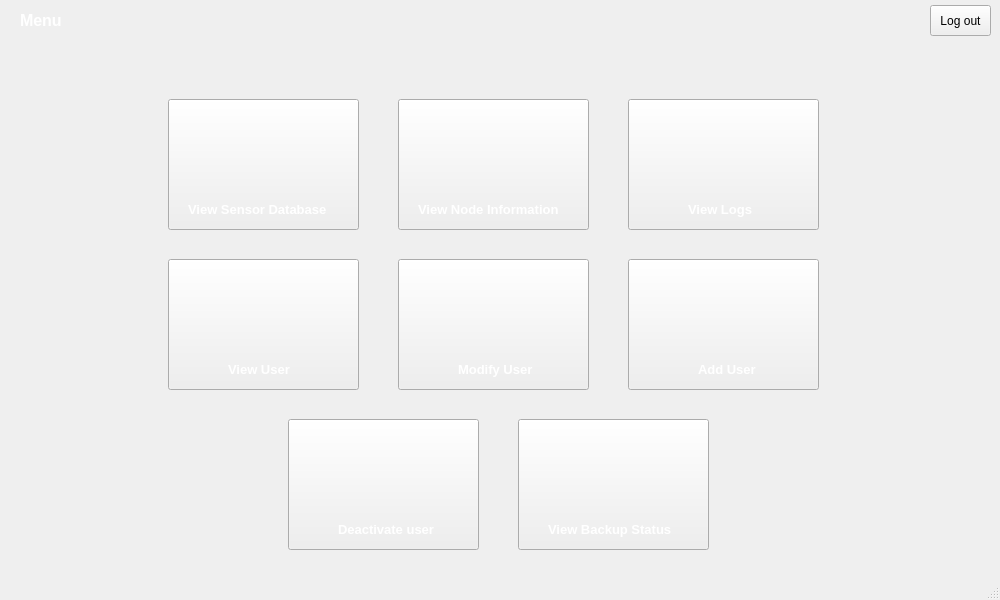
<?xml version="1.0" encoding="UTF-8"?>
<ui version="4.0">
 <class>menuwindow</class>
 <widget class="QMainWindow" name="menuwindow">
  <property name="geometry">
   <rect>
    <x>0</x>
    <y>0</y>
    <width>1000</width>
    <height>600</height>
   </rect>
  </property>
  <property name="windowTitle">
   <string>MainWindow</string>
  </property>
  <widget class="QWidget" name="centralwidget">
   <widget class="QWidget" name="menuwidget" native="true">
    <property name="geometry">
     <rect>
      <x>0</x>
      <y>0</y>
      <width>1000</width>
      <height>40</height>
     </rect>
    </property>
    <widget class="QLabel" name="label_2">
     <property name="geometry">
      <rect>
       <x>20</x>
       <y>10</y>
       <width>101</width>
       <height>20</height>
      </rect>
     </property>
     <property name="font">
      <font>
       <pointsize>12</pointsize>
       <bold>true</bold>
      </font>
     </property>
     <property name="styleSheet">
      <string notr="true">color: white;</string>
     </property>
     <property name="text">
      <string>Menu</string>
     </property>
    </widget>
    <widget class="QPushButton" name="pushButton_2">
     <property name="geometry">
      <rect>
       <x>930</x>
       <y>5</y>
       <width>61</width>
       <height>31</height>
      </rect>
     </property>
     <property name="text">
      <string>Log out</string>
     </property>
    </widget>
   </widget>
   <widget class="QWidget" name="mainwidget" native="true">
    <property name="geometry">
     <rect>
      <x>-2</x>
      <y>39</y>
      <width>1011</width>
      <height>560</height>
     </rect>
    </property>
    <widget class="QPushButton" name="pushButton">
     <property name="geometry">
      <rect>
       <x>170</x>
       <y>60</y>
       <width>191</width>
       <height>131</height>
      </rect>
     </property>
     <property name="styleSheet">
      <string notr="true">background-color: #32383D;
                                  color: white;
                                  }
                                  QPushButton:pressed {
                                  background-color: rgba(255, 255, 255, 0.2);</string>
     </property>
     <property name="text">
      <string/>
     </property>
    </widget>
    <widget class="QLabel" name="label">
     <property name="geometry">
      <rect>
       <x>190</x>
       <y>160</y>
       <width>151</width>
       <height>20</height>
      </rect>
     </property>
     <property name="font">
      <font>
       <pointsize>10</pointsize>
       <bold>true</bold>
      </font>
     </property>
     <property name="styleSheet">
      <string notr="true">color: white;</string>
     </property>
     <property name="text">
      <string>View Sensor Database</string>
     </property>
    </widget>
    <widget class="QLabel" name="label_6">
     <property name="geometry">
      <rect>
       <x>340</x>
       <y>480</y>
       <width>101</width>
       <height>20</height>
      </rect>
     </property>
     <property name="font">
      <font>
       <pointsize>10</pointsize>
       <bold>true</bold>
      </font>
     </property>
     <property name="styleSheet">
      <string notr="true">color: white;</string>
     </property>
     <property name="text">
      <string>Deactivate user</string>
     </property>
    </widget>
    <widget class="QLabel" name="label_7">
     <property name="geometry">
      <rect>
       <x>460</x>
       <y>320</y>
       <width>91</width>
       <height>20</height>
      </rect>
     </property>
     <property name="font">
      <font>
       <pointsize>10</pointsize>
       <bold>true</bold>
      </font>
     </property>
     <property name="styleSheet">
      <string notr="true">color: white;</string>
     </property>
     <property name="text">
      <string>Modify User</string>
     </property>
    </widget>
    <widget class="QLabel" name="label_8">
     <property name="geometry">
      <rect>
       <x>700</x>
       <y>320</y>
       <width>71</width>
       <height>20</height>
      </rect>
     </property>
     <property name="font">
      <font>
       <pointsize>10</pointsize>
       <bold>true</bold>
      </font>
     </property>
     <property name="styleSheet">
      <string notr="true">color: white;</string>
     </property>
     <property name="text">
      <string>Add User</string>
     </property>
    </widget>
    <widget class="QLabel" name="label_9">
     <property name="geometry">
      <rect>
       <x>230</x>
       <y>320</y>
       <width>91</width>
       <height>20</height>
      </rect>
     </property>
     <property name="font">
      <font>
       <pointsize>10</pointsize>
       <bold>true</bold>
      </font>
     </property>
     <property name="styleSheet">
      <string notr="true">color: white;</string>
     </property>
     <property name="text">
      <string>View User</string>
     </property>
    </widget>
    <widget class="QPushButton" name="pushButton7">
     <property name="geometry">
      <rect>
       <x>290</x>
       <y>380</y>
       <width>191</width>
       <height>131</height>
      </rect>
     </property>
     <property name="styleSheet">
      <string notr="true">background-color: #32383D;
                                  color: white;
                                  }
                                  QPushButton:pressed {
                                  background-color: rgba(255, 255, 255, 0.2);</string>
     </property>
     <property name="text">
      <string/>
     </property>
    </widget>
    <widget class="QPushButton" name="pushButton4">
     <property name="geometry">
      <rect>
       <x>170</x>
       <y>220</y>
       <width>191</width>
       <height>131</height>
      </rect>
     </property>
     <property name="styleSheet">
      <string notr="true">background-color: #32383D;
                                  color: white;
                                  }
                                  QPushButton:pressed {
                                  background-color: rgba(255, 255, 255, 0.2);</string>
     </property>
     <property name="text">
      <string/>
     </property>
    </widget>
    <widget class="QPushButton" name="pushButton5">
     <property name="geometry">
      <rect>
       <x>400</x>
       <y>220</y>
       <width>191</width>
       <height>131</height>
      </rect>
     </property>
     <property name="styleSheet">
      <string notr="true">background-color: #32383D;
                                  color: white;
                                  }
                                  QPushButton:pressed {
                                  background-color: rgba(255, 255, 255, 0.2);</string>
     </property>
     <property name="text">
      <string/>
     </property>
    </widget>
    <widget class="QPushButton" name="pushButton6">
     <property name="geometry">
      <rect>
       <x>630</x>
       <y>220</y>
       <width>191</width>
       <height>131</height>
      </rect>
     </property>
     <property name="styleSheet">
      <string notr="true">background-color: #32383D;
                                  color: white;
                                  }
                                  QPushButton:pressed {
                                  background-color: rgba(255, 255, 255, 0.2);</string>
     </property>
     <property name="text">
      <string/>
     </property>
    </widget>
    <widget class="QLabel" name="label_10">
     <property name="geometry">
      <rect>
       <x>690</x>
       <y>160</y>
       <width>101</width>
       <height>20</height>
      </rect>
     </property>
     <property name="font">
      <font>
       <pointsize>10</pointsize>
       <bold>true</bold>
      </font>
     </property>
     <property name="styleSheet">
      <string notr="true">color: white;</string>
     </property>
     <property name="text">
      <string>View Logs</string>
     </property>
    </widget>
    <widget class="QLabel" name="label_11">
     <property name="geometry">
      <rect>
       <x>420</x>
       <y>160</y>
       <width>161</width>
       <height>20</height>
      </rect>
     </property>
     <property name="font">
      <font>
       <pointsize>10</pointsize>
       <bold>true</bold>
      </font>
     </property>
     <property name="styleSheet">
      <string notr="true">color: white;</string>
     </property>
     <property name="text">
      <string>View Node Information</string>
     </property>
    </widget>
    <widget class="QLabel" name="label_12">
     <property name="geometry">
      <rect>
       <x>550</x>
       <y>480</y>
       <width>141</width>
       <height>20</height>
      </rect>
     </property>
     <property name="font">
      <font>
       <pointsize>10</pointsize>
       <bold>true</bold>
      </font>
     </property>
     <property name="styleSheet">
      <string notr="true">color: white;</string>
     </property>
     <property name="text">
      <string>View Backup Status</string>
     </property>
    </widget>
    <widget class="QPushButton" name="pushButton11">
     <property name="geometry">
      <rect>
       <x>630</x>
       <y>60</y>
       <width>191</width>
       <height>131</height>
      </rect>
     </property>
     <property name="styleSheet">
      <string notr="true">background-color: #32383D;
                                  color: white;
                                  }
                                  QPushButton:pressed {
                                  background-color: rgba(255, 255, 255, 0.2);</string>
     </property>
     <property name="text">
      <string/>
     </property>
    </widget>
    <widget class="QPushButton" name="pushButton9">
     <property name="geometry">
      <rect>
       <x>400</x>
       <y>60</y>
       <width>191</width>
       <height>131</height>
      </rect>
     </property>
     <property name="styleSheet">
      <string notr="true">background-color: #32383D;
                                  color: white;
                                  }
                                  QPushButton:pressed {
                                  background-color: rgba(255, 255, 255, 0.2);</string>
     </property>
     <property name="text">
      <string/>
     </property>
    </widget>
    <widget class="QPushButton" name="pushButton10">
     <property name="geometry">
      <rect>
       <x>520</x>
       <y>380</y>
       <width>191</width>
       <height>131</height>
      </rect>
     </property>
     <property name="styleSheet">
      <string notr="true">background-color: #32383D;
                                  color: white;
                                  }
                                  QPushButton:pressed {
                                  background-color: rgba(255, 255, 255, 0.2);</string>
     </property>
     <property name="text">
      <string/>
     </property>
    </widget>
    <zorder>pushButton10</zorder>
    <zorder>label_12</zorder>
    <zorder>pushButton9</zorder>
    <zorder>pushButton11</zorder>
    <zorder>label_10</zorder>
    <zorder>label_11</zorder>
    <zorder>pushButton7</zorder>
    <zorder>pushButton6</zorder>
    <zorder>pushButton5</zorder>
    <zorder>pushButton4</zorder>
    <zorder>pushButton</zorder>
    <zorder>label</zorder>
    <zorder>label_6</zorder>
    <zorder>label_7</zorder>
    <zorder>label_8</zorder>
    <zorder>label_9</zorder>
   </widget>
  </widget>
  <widget class="QMenuBar" name="menubar">
   <property name="geometry">
    <rect>
     <x>0</x>
     <y>0</y>
     <width>1000</width>
     <height>22</height>
    </rect>
   </property>
  </widget>
  <widget class="QStatusBar" name="statusbar"/>
 </widget>
 <resources/>
 <connections/>
</ui>
